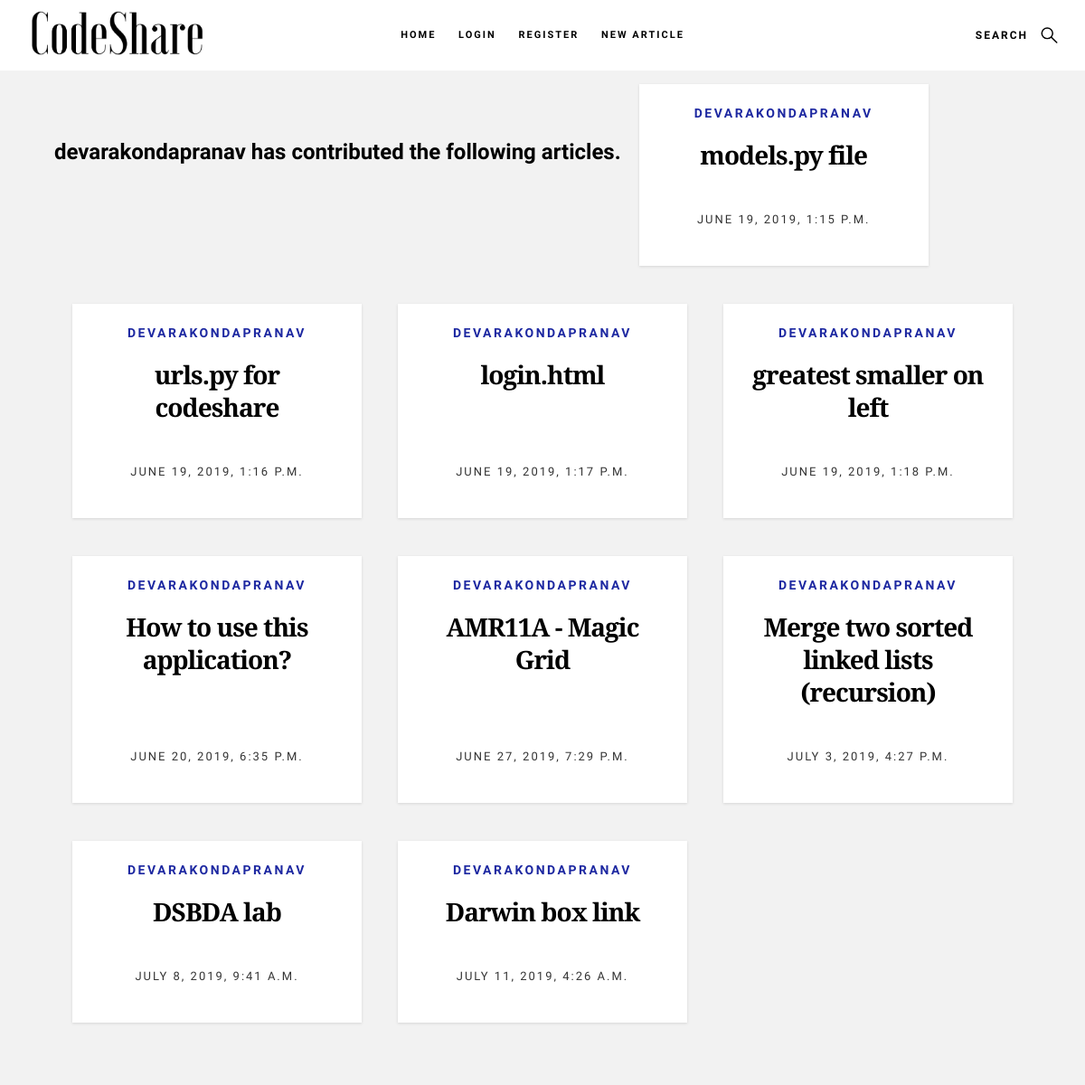
The page /snippets/profile/devarakondapranav on the database its author committed.
### snippets/models.py (models this page shows, shortened)
class Code(models.Model):
	code_snippet = models.TextField()
	author = models.CharField(max_length = 200)
	pub_date = models.DateTimeField('date published')
	title = models.CharField(max_length = 100)
	likes = models.IntegerField(default=0)

### snippets/views.py (the view)
# urls.py: path('profile/<str:username>', views.showProfile, name='showProfile'),
def showProfile(request, username):
	articles = Code.objects.filter(author= username)
	context = {'articles':articles, 'username':username, 'no_of_articles':len(articles)}
	return render(request, 'snippets/showProfile.html', context)

### snippets/templates/snippets/showProfile.html
{% extends "snippets/base1.html" %}
{% block content %}
	{% if no_of_articles > 0 %}
		<h3>{{username}} has contributed the following articles.</h3><br><br>
		{% for x in articles %}
			<article class="col-block">
                    <div class="item-entry" data-aos="zoom-in">
                        <div class="item-entry__text">
                            <div class="item-entry__cat">
                                <a href="/snippets/profile/{{x.author}}">{{x.author}}</a>
                            </div>
                            <h1 class="item-entry__title"><a href="/snippets/{{x.id}}">{{x.title}}</a></h1>
                            <div class="item-entry__date">
                                <a>{{x.pub_date}}</a>
                            </div>
                        </div>
                    </div>
            </article>
		{% endfor %}
	{% else %}
		<h3> {{username}} hasn't contributed anything yet</h3>
	{% endif %}
{% endblock %}

### snippets/static/snippets/css/main.css (style rules this page uses)
html { font-size: 10px; }
html, body { height: 100%; }
body { background: #f2f2f2; font-family: "Nunito Sans", sans-serif; font-size: 1.8rem; font-style: normal; font-weight: normal; line-height: 1.8333; color: rgb(242, 242, 242); margin: 0; padding: 0; }
a { color: #1d28a1; -webkit-transition: all 0.3s ease-in-out; transition: all 0.3s ease-in-out; }
h1, h2, h3, h4, h5, h6, .h1, .h2, .h3, .h4, .h5, .h6 { font-family: "Nunito Sans", sans-serif; font-weight: 700; color: #000000; text-rendering: optimizeLegibility; }
h1, .h1, h2, .h2, h3, .h3, h4, .h4 { margin-top: 6rem; margin-bottom: 1.8rem; }
h1, .h1 { font-size: 3.6rem; line-height: 1.25; letter-spacing: -.1rem; }
h3, .h3 { font-size: 2.4rem; line-height: 1.25; }
::placeholder { color: rgba(0, 0, 0, 0.4); }
.entries .col-block { -webkit-box-flex: 0 0 25%; -moz-box-flex: 0 0 25%; -webkit-flex: 0 0 25%; -ms-flex: 0 0 25%; flex: 0 0 25%; max-width: 25%; padding: 0 20px; margin-bottom: 4.2rem; }
.entries .item-entry { height: 100%; background-color: #FFFFFF; padding-bottom: 6rem; text-align: center; box-shadow: 0 1px 3px rgba(0, 0, 0, 0.12); overflow: hidden; position: relative; }
.entries .item-entry__text { padding: 1.5rem 2.4rem 0; }
.entries .item-entry__title { font-family: "Libre Baskerville", serif; font-size: 2.8rem; line-height: 1.286; margin-top: 0; margin-bottom: 4.5rem; }
.entries .item-entry__title a { color: #000000; border-bottom: 1px solid transparent; }
.entries .item-entry__cat { margin-bottom: 1.2rem; }
.entries .item-entry__cat a { font-weight: 700; font-size: 1.4rem; text-transform: uppercase; letter-spacing: .25rem; }
.entries .item-entry__date { font-size: 1.3rem; text-transform: uppercase; letter-spacing: .2rem; position: absolute; left: 50%; bottom: 3.9rem; width: 100%; -webkit-transform: translate3d(-50%, 0, 0); -ms-transform: translate3d(-50%, 0, 0); transform: translate3d(-50%, 0, 0); }
.entries .item-entry__date a { color: rgba(0, 0, 0, 0.8); }
@media only screen and (max-width:1480px) { .entries .col-block { -webkit-box-flex: 0 0 33.33333%; -moz-box-flex: 0 0 33.33333%; -webkit-flex: 0 0 33.33333%; -ms-flex: 0 0 33.33333%; flex: 0 0 33.33333%; max-width: 33.33333%; } }

### rows shown on the page
Code: author "DEVARAKONDAPRANAV", title "models.py file", pub_date "JUNE 19, 2019, 1:15 P.M."
Code: author "DEVARAKONDAPRANAV", title "urls.py for codeshare", pub_date "JUNE 19, 2019, 1:16 P.M."
Code: author "DEVARAKONDAPRANAV", title "login.html", pub_date "JUNE 19, 2019, 1:17 P.M."
Code: author "DEVARAKONDAPRANAV", title "greatest smaller on left", pub_date "JUNE 19, 2019, 1:18 P.M."
Code: author "DEVARAKONDAPRANAV", title "How to use this application?", pub_date "JUNE 20, 2019, 6:35 P.M."
Code: author "DEVARAKONDAPRANAV", title "AMR11A - Magic Grid", pub_date "JUNE 27, 2019, 7:29 P.M."
Code: author "DEVARAKONDAPRANAV", title "Merge two sorted linked lists (recursion)", pub_date "JULY 3, 2019, 4:27 P.M."
Code: author "DEVARAKONDAPRANAV", title "DSBDA lab", pub_date "JULY 8, 2019, 9:41 A.M."
Code: author "DEVARAKONDAPRANAV", title "Darwin box link", pub_date "JULY 11, 2019, 4:26 A.M."

### other values the page prints
{{ username }} "devarakondapranav"
